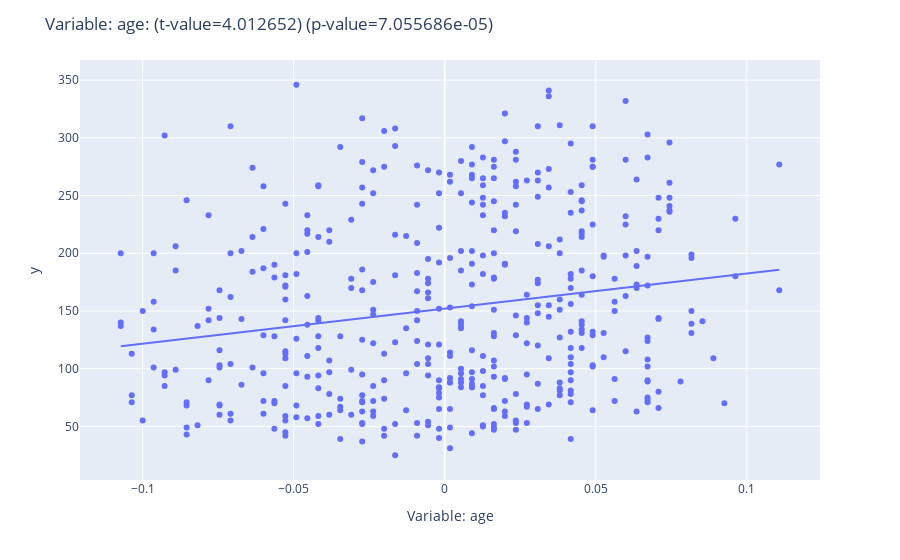
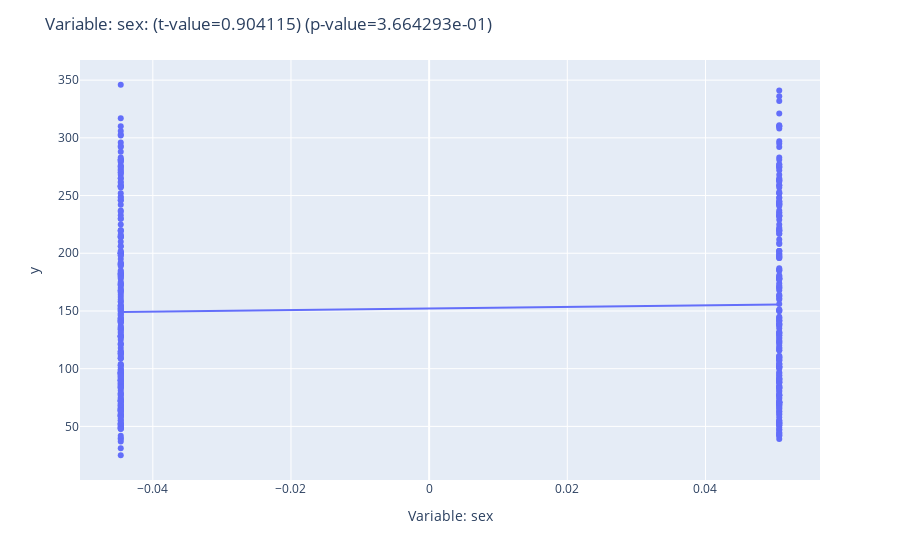
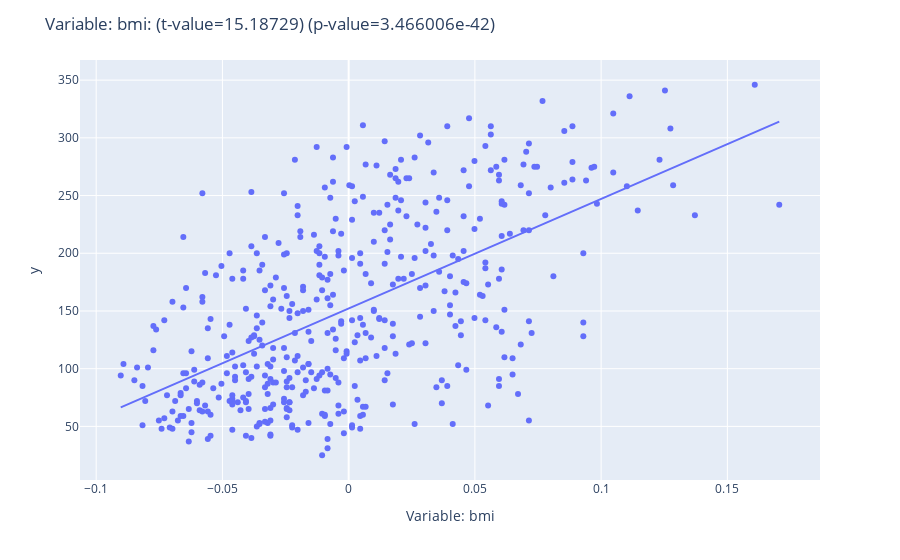
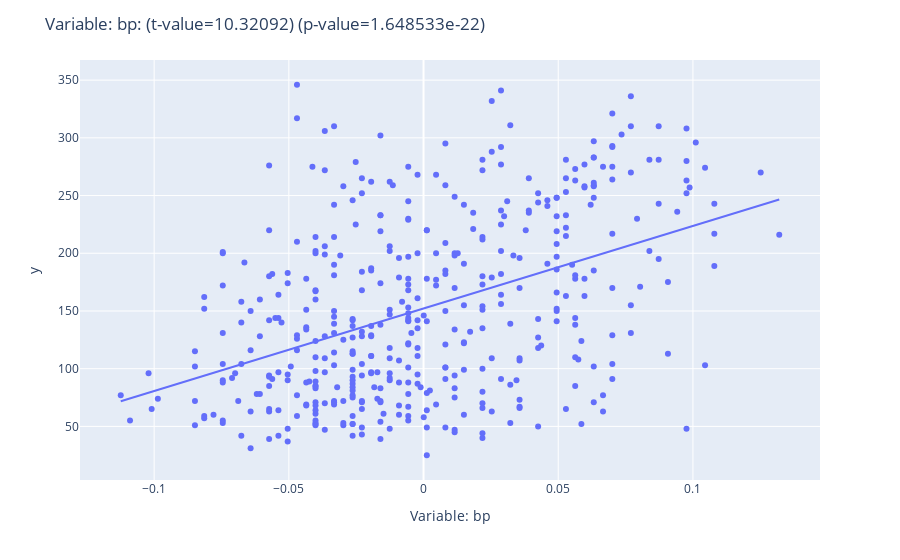

Here is the notebook cell these charts were saved with, in order:
### Code cell
import sys
 
import statsmodels.api
from plotly import express as px
from sklearn import datasets
 
    

def lr(df,predictors,response):
    X = df.iloc[:,:-1].values
    y = df.iloc[:,-1].values
    
    for idx, column in enumerate(X.T):
        feature_name = predictors[idx]
        predictor = statsmodels.api.add_constant(column)
        linear_regression_model = statsmodels.api.OLS(y, predictor)
        linear_regression_model_fitted = linear_regression_model.fit()
        print(f"Variable: {feature_name}")
        print(linear_regression_model_fitted.summary())
        # Get the stats
        t_value = round(linear_regression_model_fitted.tvalues[1], 6)
        p_value = "{:.6e}".format(linear_regression_model_fitted.pvalues[1])
 
        # Plot the figure
        fig = px.scatter(x=column, y=y, trendline="ols")
        fig.update_layout(
            title=f"Variable: {feature_name}: (t-value={t_value}) (p-value={p_value})",
            xaxis_title=f"Variable: {feature_name}",
            yaxis_title="y",
        )
        fig.show()
        
    return
 
    
if __name__ == "__main__":
    
    diabetes = datasets.load_diabetes(as_frame=True)
    df = diabetes['frame']
    predictors = ['age','sex','bmi','bp','s1','s2','s3','s4','s5','s6']
    response = ['target']
    
    
    #variable_type(df,predictors,response)
    lr(df,predictors,response)

### Figure 1 — Plotly figure (JSON) as saved in the notebook; plotly's stock layout.template omitted (floating-point values rounded to 4 significant figures; data arrays with more than 128 entries replaced by an {"elided": "..."} marker saying what was removed)
{"data": [{"hovertemplate": "x=%{x}<br>y=%{y}<extra></extra>", "legendgroup": "", "marker": {"color": "#636efa", "symbol": "circle"}, "mode": "markers", "name": "", "orientation": "v", "showlegend": false, "type": "scatter", "x": {"elided": "442 float values"}, "xaxis": "x", "y": {"elided": "442 int values"}, "yaxis": "y"}, {"hovertemplate": "<b>OLS trendline</b><br>y = 304.183 * x + 152.133<br>R<sup>2</sup>=0.035302<br><br>x=%{x}<br>y=%{y} <b>(trend)</b><extra></extra>", "legendgroup": "", "marker": {"color": "#636efa", "symbol": "circle"}, "mode": "lines", "name": "", "showlegend": false, "type": "scatter", "x": {"elided": "442 float values"}, "xaxis": "x", "y": {"elided": "442 float values"}, "yaxis": "y"}], "layout": {"legend": {"tracegroupgap": 0}, "margin": {"t": 60}, "title": {"text": "Variable: age: (t-value=4.012652) (p-value=7.055686e-05)"}, "xaxis": {"anchor": "y", "domain": [0, 1], "title": {"text": "Variable: age"}}, "yaxis": {"anchor": "x", "domain": [0, 1], "title": {"text": "y"}}}}

### Figure 2 — Plotly figure (JSON) as saved in the notebook; plotly's stock layout.template omitted (floating-point values rounded to 4 significant figures; data arrays with more than 128 entries replaced by an {"elided": "..."} marker saying what was removed)
{"data": [{"hovertemplate": "x=%{x}<br>y=%{y}<extra></extra>", "legendgroup": "", "marker": {"color": "#636efa", "symbol": "circle"}, "mode": "markers", "name": "", "orientation": "v", "showlegend": false, "type": "scatter", "x": {"elided": "442 float values"}, "xaxis": "x", "y": {"elided": "442 int values"}, "yaxis": "y"}, {"hovertemplate": "<b>OLS trendline</b><br>y = 69.7154 * x + 152.133<br>R<sup>2</sup>=0.001854<br><br>x=%{x}<br>y=%{y} <b>(trend)</b><extra></extra>", "legendgroup": "", "marker": {"color": "#636efa", "symbol": "circle"}, "mode": "lines", "name": "", "showlegend": false, "type": "scatter", "x": {"elided": "442 float values"}, "xaxis": "x", "y": {"elided": "442 float values"}, "yaxis": "y"}], "layout": {"legend": {"tracegroupgap": 0}, "margin": {"t": 60}, "title": {"text": "Variable: sex: (t-value=0.904115) (p-value=3.664293e-01)"}, "xaxis": {"anchor": "y", "domain": [0, 1], "title": {"text": "Variable: sex"}}, "yaxis": {"anchor": "x", "domain": [0, 1], "title": {"text": "y"}}}}

### Figure 3 — Plotly figure (JSON) as saved in the notebook; plotly's stock layout.template omitted (floating-point values rounded to 4 significant figures; data arrays with more than 128 entries replaced by an {"elided": "..."} marker saying what was removed)
{"data": [{"hovertemplate": "x=%{x}<br>y=%{y}<extra></extra>", "legendgroup": "", "marker": {"color": "#636efa", "symbol": "circle"}, "mode": "markers", "name": "", "orientation": "v", "showlegend": false, "type": "scatter", "x": {"elided": "442 float values"}, "xaxis": "x", "y": {"elided": "442 int values"}, "yaxis": "y"}, {"hovertemplate": "<b>OLS trendline</b><br>y = 949.435 * x + 152.133<br>R<sup>2</sup>=0.343924<br><br>x=%{x}<br>y=%{y} <b>(trend)</b><extra></extra>", "legendgroup": "", "marker": {"color": "#636efa", "symbol": "circle"}, "mode": "lines", "name": "", "showlegend": false, "type": "scatter", "x": {"elided": "442 float values"}, "xaxis": "x", "y": {"elided": "442 float values"}, "yaxis": "y"}], "layout": {"legend": {"tracegroupgap": 0}, "margin": {"t": 60}, "title": {"text": "Variable: bmi: (t-value=15.18729) (p-value=3.466006e-42)"}, "xaxis": {"anchor": "y", "domain": [0, 1], "title": {"text": "Variable: bmi"}}, "yaxis": {"anchor": "x", "domain": [0, 1], "title": {"text": "y"}}}}

### Figure 4 — Plotly figure (JSON) as saved in the notebook; plotly's stock layout.template omitted (floating-point values rounded to 4 significant figures; data arrays with more than 128 entries replaced by an {"elided": "..."} marker saying what was removed)
{"data": [{"hovertemplate": "x=%{x}<br>y=%{y}<extra></extra>", "legendgroup": "", "marker": {"color": "#636efa", "symbol": "circle"}, "mode": "markers", "name": "", "orientation": "v", "showlegend": false, "type": "scatter", "x": {"elided": "442 float values"}, "xaxis": "x", "y": {"elided": "442 int values"}, "yaxis": "y"}, {"hovertemplate": "<b>OLS trendline</b><br>y = 714.742 * x + 152.133<br>R<sup>2</sup>=0.194908<br><br>x=%{x}<br>y=%{y} <b>(trend)</b><extra></extra>", "legendgroup": "", "marker": {"color": "#636efa", "symbol": "circle"}, "mode": "lines", "name": "", "showlegend": false, "type": "scatter", "x": {"elided": "442 float values"}, "xaxis": "x", "y": {"elided": "442 float values"}, "yaxis": "y"}], "layout": {"legend": {"tracegroupgap": 0}, "margin": {"t": 60}, "title": {"text": "Variable: bp: (t-value=10.32092) (p-value=1.648533e-22)"}, "xaxis": {"anchor": "y", "domain": [0, 1], "title": {"text": "Variable: bp"}}, "yaxis": {"anchor": "x", "domain": [0, 1], "title": {"text": "y"}}}}
